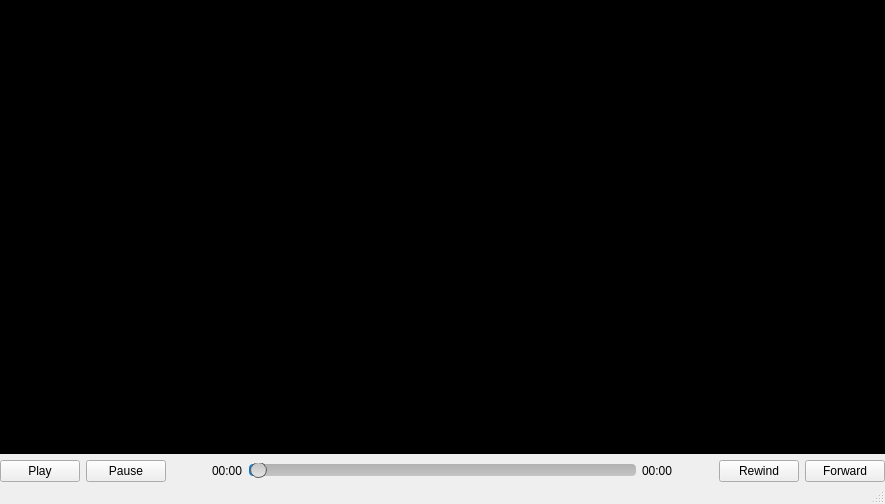
<?xml version="1.0" encoding="UTF-8"?>
<ui version="4.0">
 <class>MainWindow</class>
 <widget class="QMainWindow" name="MainWindow">
  <property name="geometry">
   <rect>
    <x>0</x>
    <y>0</y>
    <width>885</width>
    <height>504</height>
   </rect>
  </property>
  <property name="sizePolicy">
   <sizepolicy hsizetype="Preferred" vsizetype="Preferred">
    <horstretch>0</horstretch>
    <verstretch>0</verstretch>
   </sizepolicy>
  </property>
  <property name="windowTitle">
   <string>MainWindow</string>
  </property>
  <widget class="QWidget" name="centralWidget">
   <property name="layoutDirection">
    <enum>Qt::LeftToRight</enum>
   </property>
   <layout class="QVBoxLayout" name="verticalLayout">
    <property name="leftMargin">
     <number>0</number>
    </property>
    <property name="topMargin">
     <number>0</number>
    </property>
    <property name="rightMargin">
     <number>0</number>
    </property>
    <property name="bottomMargin">
     <number>0</number>
    </property>
    <item>
     <widget class="VideoContainer" name="videocontainer" native="true">
      <property name="sizePolicy">
       <sizepolicy hsizetype="Preferred" vsizetype="Preferred">
        <horstretch>0</horstretch>
        <verstretch>1</verstretch>
       </sizepolicy>
      </property>
      <property name="autoFillBackground">
       <bool>false</bool>
      </property>
      <property name="styleSheet">
       <string notr="true">background:black;</string>
      </property>
      <zorder>widget</zorder>
      <zorder>widget</zorder>
     </widget>
    </item>
    <item>
     <layout class="QHBoxLayout" name="horizontalLayout">
      <property name="sizeConstraint">
       <enum>QLayout::SetNoConstraint</enum>
      </property>
      <item>
       <widget class="QPushButton" name="playButton">
        <property name="text">
         <string>Play</string>
        </property>
       </widget>
      </item>
      <item>
       <widget class="QPushButton" name="pauseButton">
        <property name="styleSheet">
         <string notr="true"/>
        </property>
        <property name="text">
         <string>Pause</string>
        </property>
       </widget>
      </item>
      <item>
       <spacer name="horizontalSpacer_2">
        <property name="orientation">
         <enum>Qt::Horizontal</enum>
        </property>
        <property name="sizeType">
         <enum>QSizePolicy::MinimumExpanding</enum>
        </property>
        <property name="sizeHint" stdset="0">
         <size>
          <width>40</width>
          <height>20</height>
         </size>
        </property>
       </spacer>
      </item>
      <item>
       <widget class="QLabel" name="currentTimeLabel">
        <property name="sizePolicy">
         <sizepolicy hsizetype="Preferred" vsizetype="Maximum">
          <horstretch>0</horstretch>
          <verstretch>0</verstretch>
         </sizepolicy>
        </property>
        <property name="text">
         <string>00:00</string>
        </property>
       </widget>
      </item>
      <item>
       <widget class="QSlider" name="slider">
        <property name="sizePolicy">
         <sizepolicy hsizetype="MinimumExpanding" vsizetype="Fixed">
          <horstretch>1</horstretch>
          <verstretch>0</verstretch>
         </sizepolicy>
        </property>
        <property name="styleSheet">
         <string notr="true"> QSlider::groove:horizontal {
     border: 1px solid #f4f4f4;
     height: 6px; /* the groove expands to the size of the slider by default. by giving it a height, it has a fixed size */
     background: qlineargradient(x1:0, y1:0, x2:0, y2:1, stop:0 #c4c4c4, stop:1 #e6e6e6);
     margin: 2px 0;
     border-radius: 2px;
 }

 QSlider::handle:horizontal {
     background: qlineargradient(x1:0, y1:0, x2:0, y2:1, stop:0 #c4c4c4, stop:1 #e6e6e6);
     border: 1px solid #5c5c5c;
     width: 15px;
     margin: -5px 0; /* handle is placed by default on the contents rect of the groove. Expand outside the groove */
     border-radius: 8px;
 }

 QSlider::add-page:horizontal {
     background: qlineargradient(x1:0, y1:0, x2:0, y2:1, stop:0 #B1B1B1, stop:1 #c4c4c4);
     border-top-right-radius: 4px;
     border-bottom-right-radius: 4px;
 }

 QSlider::sub-page:horizontal {
     border-top-left-radius: 4px;
     border-bottom-left-radius: 4px;
     opacity: 1;
     background: #007FE0;
 }</string>
        </property>
        <property name="orientation">
         <enum>Qt::Horizontal</enum>
        </property>
        <property name="tickPosition">
         <enum>QSlider::NoTicks</enum>
        </property>
       </widget>
      </item>
      <item>
       <widget class="QLabel" name="totalDurationLabel">
        <property name="sizePolicy">
         <sizepolicy hsizetype="Preferred" vsizetype="Maximum">
          <horstretch>0</horstretch>
          <verstretch>0</verstretch>
         </sizepolicy>
        </property>
        <property name="text">
         <string>00:00</string>
        </property>
       </widget>
      </item>
      <item>
       <spacer name="horizontalSpacer">
        <property name="orientation">
         <enum>Qt::Horizontal</enum>
        </property>
        <property name="sizeType">
         <enum>QSizePolicy::MinimumExpanding</enum>
        </property>
        <property name="sizeHint" stdset="0">
         <size>
          <width>40</width>
          <height>15</height>
         </size>
        </property>
       </spacer>
      </item>
      <item>
       <widget class="QPushButton" name="backwardButton">
        <property name="text">
         <string>Rewind</string>
        </property>
       </widget>
      </item>
      <item>
       <widget class="QPushButton" name="forwardButton">
        <property name="text">
         <string>Forward</string>
        </property>
       </widget>
      </item>
     </layout>
    </item>
   </layout>
  </widget>
  <widget class="QStatusBar" name="statusBar"/>
  <widget class="QMenuBar" name="menu">
   <property name="geometry">
    <rect>
     <x>0</x>
     <y>0</y>
     <width>885</width>
     <height>22</height>
    </rect>
   </property>
  </widget>
 </widget>
 <layoutdefault spacing="6" margin="11"/>
 <customwidgets>
  <customwidget>
   <class>VideoContainer</class>
   <extends>QWidget</extends>
   <header>videocontainer.h</header>
   <container>1</container>
  </customwidget>
 </customwidgets>
 <resources/>
 <connections/>
</ui>
